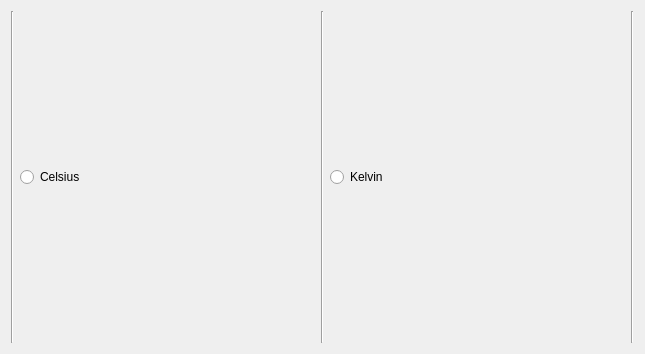
<?xml version="1.0" encoding="UTF-8"?>
<ui version="4.0">
 <class>Form</class>
 <widget class="QWidget" name="Form">
  <property name="geometry">
   <rect>
    <x>0</x>
    <y>0</y>
    <width>645</width>
    <height>354</height>
   </rect>
  </property>
  <property name="windowTitle">
   <string>Form</string>
  </property>
  <layout class="QHBoxLayout" name="horizontalLayout_2">
   <item>
    <widget class="Line" name="line">
     <property name="orientation">
      <enum>Qt::Orientation::Vertical</enum>
     </property>
    </widget>
   </item>
   <item>
    <layout class="QHBoxLayout" name="horizontalLayout">
     <item>
      <widget class="QRadioButton" name="celsius">
       <property name="text">
        <string>Celsius </string>
       </property>
      </widget>
     </item>
     <item>
      <widget class="Line" name="line_2">
       <property name="orientation">
        <enum>Qt::Orientation::Vertical</enum>
       </property>
      </widget>
     </item>
     <item>
      <widget class="QRadioButton" name="kelvin">
       <property name="text">
        <string>Kelvin</string>
       </property>
      </widget>
     </item>
     <item>
      <widget class="Line" name="line_3">
       <property name="orientation">
        <enum>Qt::Orientation::Vertical</enum>
       </property>
      </widget>
     </item>
    </layout>
   </item>
  </layout>
 </widget>
 <resources/>
 <connections/>
</ui>
